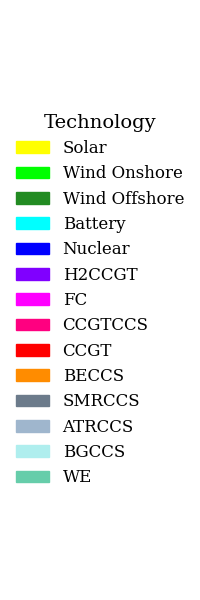

Generate this figure with Python:
import matplotlib.pyplot as plt
import matplotlib.patches as mpatches

# List of technologies and their hex colors
# Added a placeholder color for BECCS since it was missing in your original list
tech_data = [
    ("Solar", "#FFFF00"),
    ("Wind Onshore", "#00FF00"),
    ("Wind Offshore", "#228B22"),
    ("Battery", "#00FFFF"),
    ("Nuclear", "#0000FF"),
    ("H2CCGT", "#8000FF"),
    ("FC", "#FF00FF"),
    ("CCGTCCS", "#FF0080"),
    ("CCGT", "#FF0000"),
    ("BECCS", "#ff8c00"),
    ("SMRCCS", "#6C7B8B"),
    ("ATRCCS", "#9FB6CD"),
    ("BGCCS", "#AFEEEE"),
    ("WE", "#66CDAA")
]

fig, ax = plt.subplots(figsize=(2, 6))
ax.axis("off")

# Create handles using the tech_data list
handles = [mpatches.Patch(color=c, label=l) for l, c in tech_data]

# Add the legend with the title
ax.legend(
    handles=handles,
    title="Technology",
    loc="center",
    frameon=False,
    fontsize=12,
    title_fontsize=14
)

plt.tight_layout()
plt.show()
